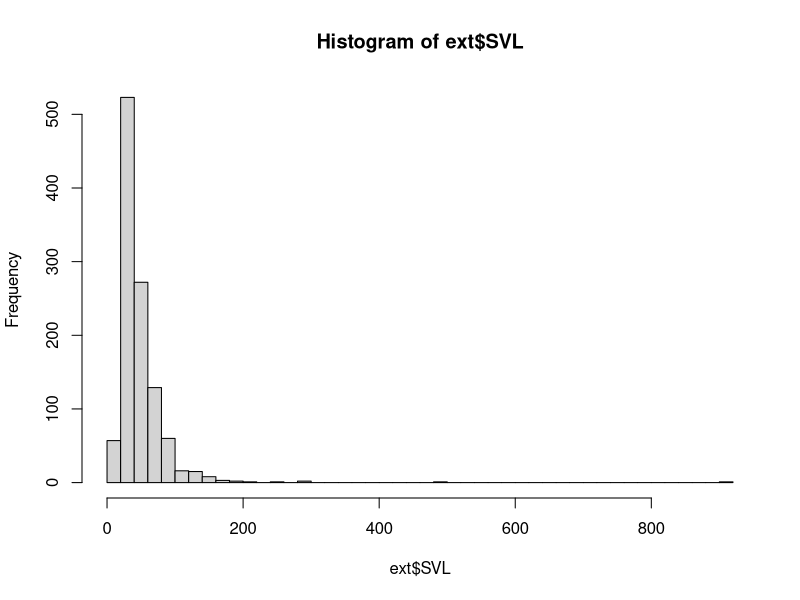
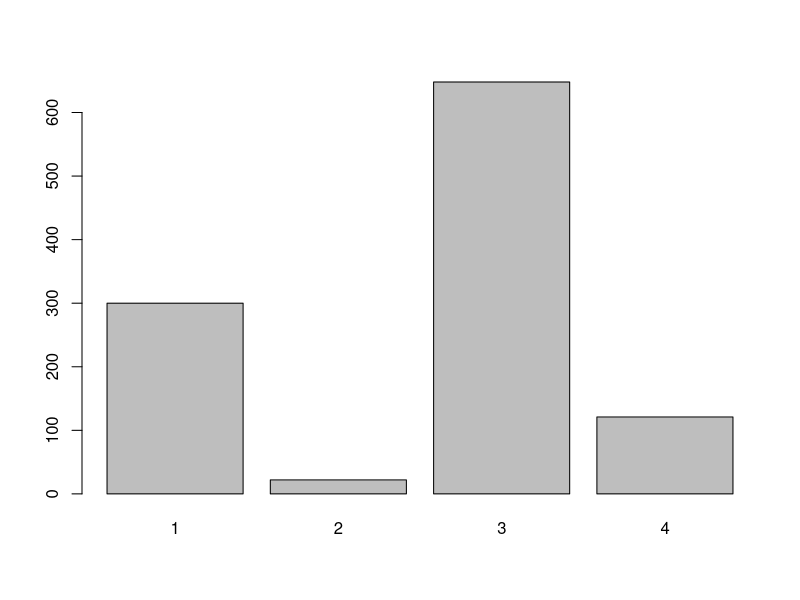
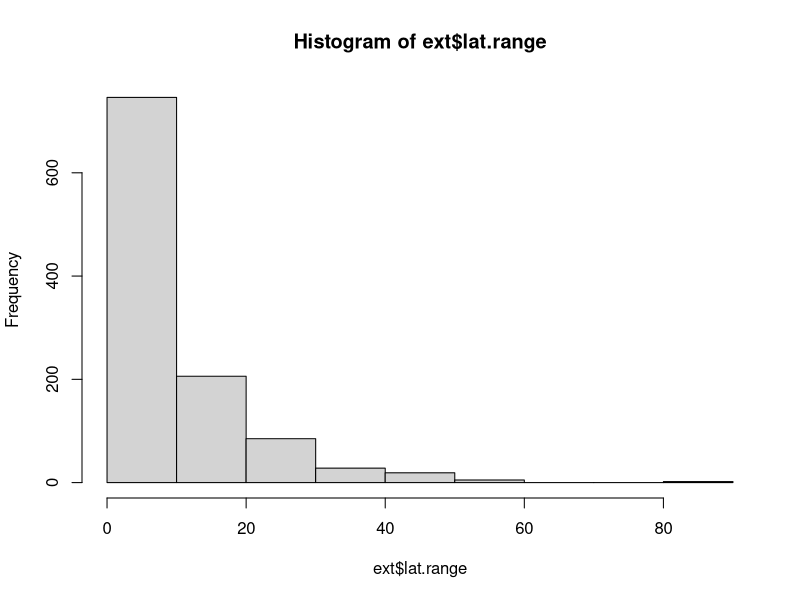
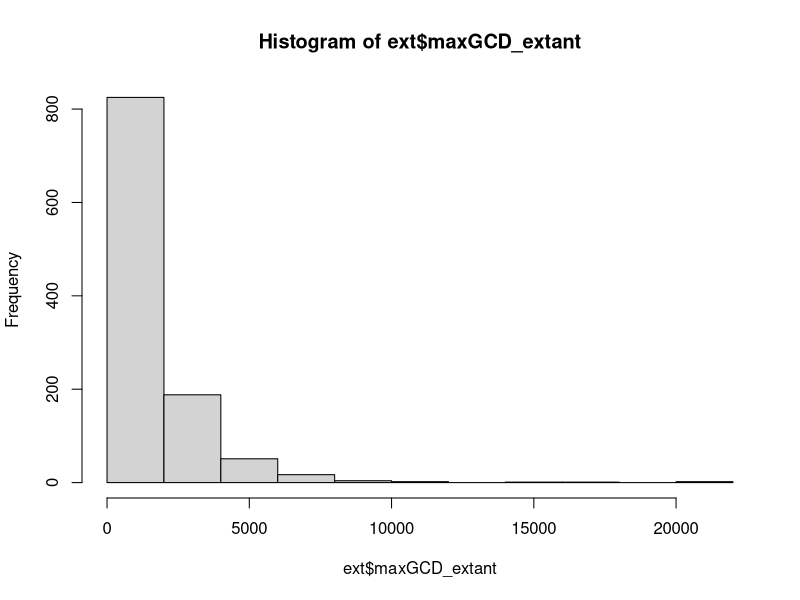
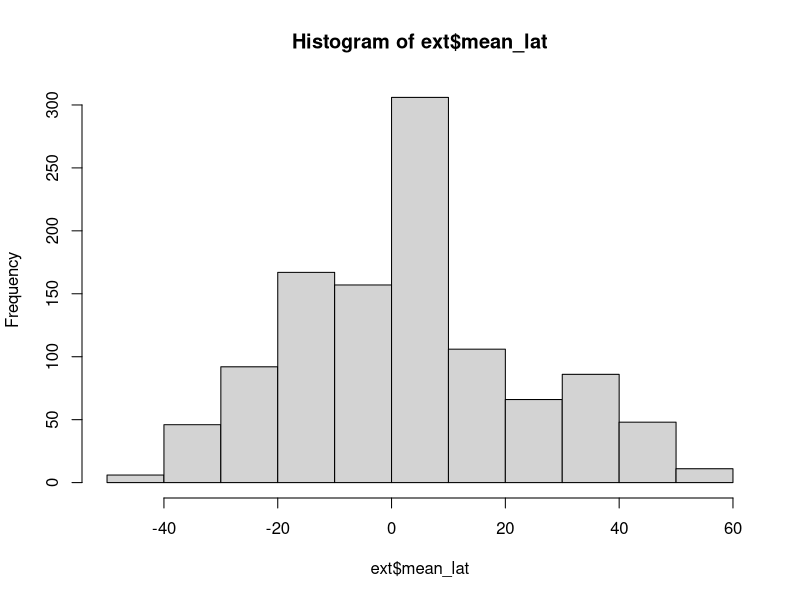
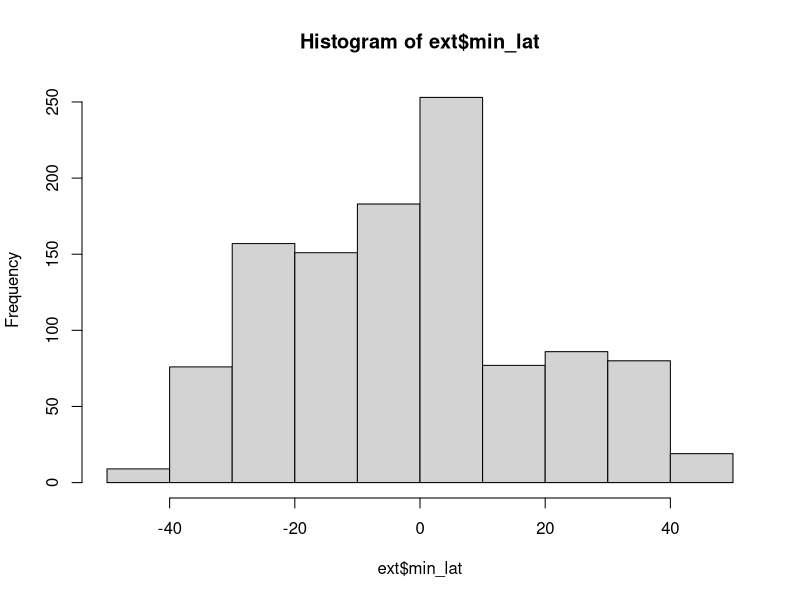
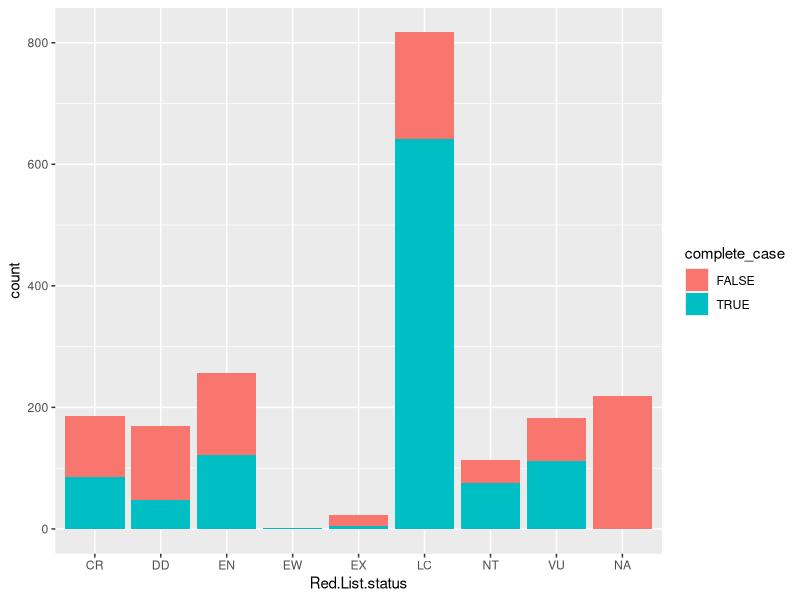
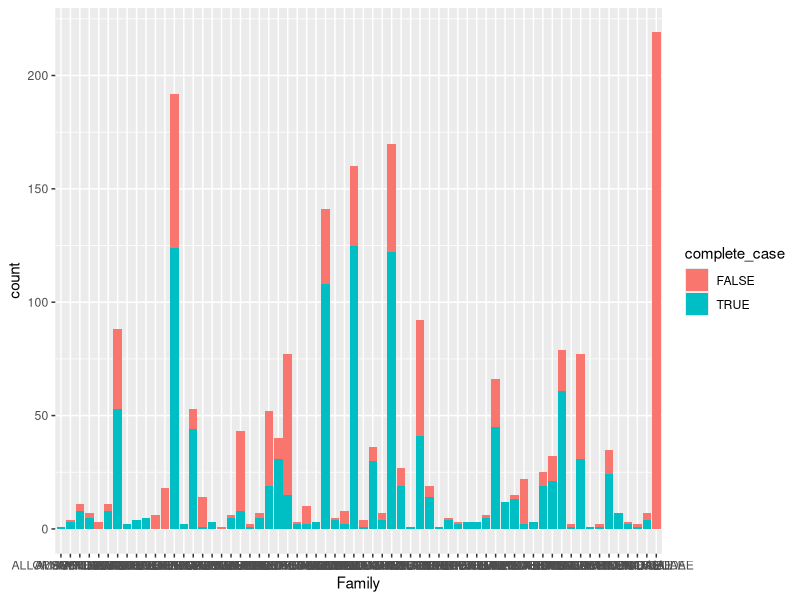

Recreate these plots in R, in order. (Note: this script raises an error after producing the figures.)
## ---- chunk 1
extinct <- read.csv("model_data2.csv")
extant <- read.csv("living_data2.csv")
## ---- chunk 2
nrow(na.omit(extant))
summary(extant)
## ---- chunk 3
extant <- extant[, colnames(extant) != "count"] 
extant$complete_case <- complete.cases(extant)
ext <- na.omit(extant)
ext <- droplevels(ext)
summary(ext)

hist(ext$SVL, breaks = 40)
barplot(table(ext$abu_cat))
hist(ext$lat.range)
hist(ext$maxGCD_extant)
hist(ext$mean_lat)
hist(ext$min_lat)
## ---- chunk 4
library(ggplot2)
ggplot(extant, aes(Red.List.status, fill=complete_case))+geom_bar()
## ---- chunk 5
ggplot(extant, aes(Family, fill=complete_case))+geom_bar()
ggplot(extant, aes(hab.cat, fill=complete_case))+geom_bar()+scale_y_log10()#limits = c(0,400), oob = squish)
## ---- chunk 6
extinct_cc <- extinct[complete.cases(extinct),]

k2 <- kmeans(extinct_cc[, 4:5], 2)
k3 <- kmeans(extinct_cc[, 4:5], 3)
k4 <- kmeans(extinct_cc[, 4:5], 4)
k5 <- kmeans(extinct_cc[, 4:5], 5)
k6 <- kmeans(extinct_cc[, 4:5], 6)

plot(c(2,3,4,5,6), 
     c(k2$betweenss/k2$totss, k3$betweenss/k3$totss, k4$betweenss/k4$totss, 
     k5$betweenss/k5$totss, k6$betweenss/k6$totss), type="b")
## ---- chunk 7
set.seed(20)
mni_cluster <- kmeans(extinct_cc$mni_max, 4)

test_clust <- kmeans(extinct_cc[, 4:5], 4, nstart = 20)
ggplot(extinct_cc, aes(x=mni_max, y=spec_max, col=factor(test_clust$cluster)))+
  geom_jitter(width=.1, height=.1)+
  scale_y_log10()+
  scale_x_log10()

# rename clusters to be intuitive
abu_cat <- mni_cluster$cluster
abu_cat[mni_cluster$cluster==order(mni_cluster$centers)[1]] <- 1
abu_cat[mni_cluster$cluster==order(mni_cluster$centers)[2]] <- 2
abu_cat[mni_cluster$cluster==order(mni_cluster$centers)[3]] <- 3
abu_cat[mni_cluster$cluster==order(mni_cluster$centers)[4]] <- 4

extinct_cc <- cbind(extinct_cc, abu_cat)
## ---- chunk 8
model.data <- extinct_cc[,c("ma_range", "lat_range", "gcd", "svl_pred", "mean_lat", "min_lat", "hab.cat.b", "abu_cat")]
apply.data <- ext[,c("lat.range", "maxGCD_extant", "SVL", "mean_lat", "min_lat", "hab.cat", "abu_cat")]

names(apply.data) <- tail(names(model.data), 7)
## ---- chunk 9
library(effects)
lm1 <- lm(data=model.data, log(ma_range+1) ~ lat_range + gcd + svl_pred + mean_lat + min_lat + hab.cat.b + abu_cat)
plot(all.effects(lm1))

predict.lm1 <- predict.lm(lm1, newdata = apply.data, interval="confidence")

res <- cbind(ext, predict.lm1)

ggplot(res, aes(x=Red.List.status, y=fit))+
  geom_boxplot()+
  scale_y_log10()

kruskal.test(res$fit, res$Red.List.status)
pairwise.wilcox.test(res$fit, res$Red.List.status, p.adjust.method = "fdr")
## ---- chunk 10
hist(res$fit, breaks=25)
kk2 <- kmeans(res[, 14:16], 2)
kk3 <- kmeans(res[, 14:16], 3)
kk4 <- kmeans(res[, 14:16], 4)
kk5 <- kmeans(res[, 14:16], 5)
kk6 <- kmeans(res[, 14:16], 6)
kk7 <- kmeans(res$fit, 7)
plot(c(2,3,4,5,6,7), 
     c(kk2$betweenss/kk2$totss, kk3$betweenss/kk3$totss, kk4$betweenss/kk4$totss, 
     kk5$betweenss/kk5$totss, kk6$betweenss/kk6$totss, kk7$betweenss/kk7$totss), type="b")

pred_cat <- kk7$cluster
pred_cat[kk7$cluster==order(kk7$centers)[1]] <- "EX"
pred_cat[kk7$cluster==order(kk7$centers)[2]] <- "EW"
pred_cat[kk7$cluster==order(kk7$centers)[3]] <- "CR"
pred_cat[kk7$cluster==order(kk7$centers)[4]] <- "EN"
pred_cat[kk7$cluster==order(kk7$centers)[5]] <- "VU"
pred_cat[kk7$cluster==order(kk7$centers)[6]] <- "NT"
pred_cat[kk7$cluster==order(kk7$centers)[7]] <- "LC"

res$pred_cat <- pred_cat
table(pred_cat)
res$pred_cat <- factor(res$pred_cat)
res$pred_cat <- ordered(res$pred_cat, levels = c("LC", "NT", "VU", "EN", "CR", "EW", "EX"))

ggplot(res, aes(pred_cat, fit))+
  geom_boxplot(varwidth=TRUE)

ggplot(res, aes(Red.List.status, fill=pred_cat))+
  geom_bar(position = "fill")+ # fill, stack
  scale_fill_brewer("lm prediction", palette = "Dark2")
## ---- chunk 11
library(randomForest)
rf_reverse <- randomForest(data=ext, Red.List.status ~ lat.range + maxGCD_extant + SVL + 
                      mean_lat + min_lat + hab.cat + abu_cat, ntree=500)
plot(rf_reverse)
print(rf_reverse)

mod.fossil.rf <- model.data[,-1]
names(mod.fossil.rf) <- c("lat.range", "maxGCD_extant", "SVL", "mean_lat", "min_lat", 
                          "hab.cat", "abu_cat")
predict.rf_reverse <- predict(rf_reverse, newdata = mod.fossil.rf, interval="confidence")
res2 <- cbind(model.data, predict.rf_reverse)

ggplot(res2, aes(predict.rf_reverse, ma_range))+
  geom_boxplot(varwidth=TRUE)+
  scale_y_log10()
